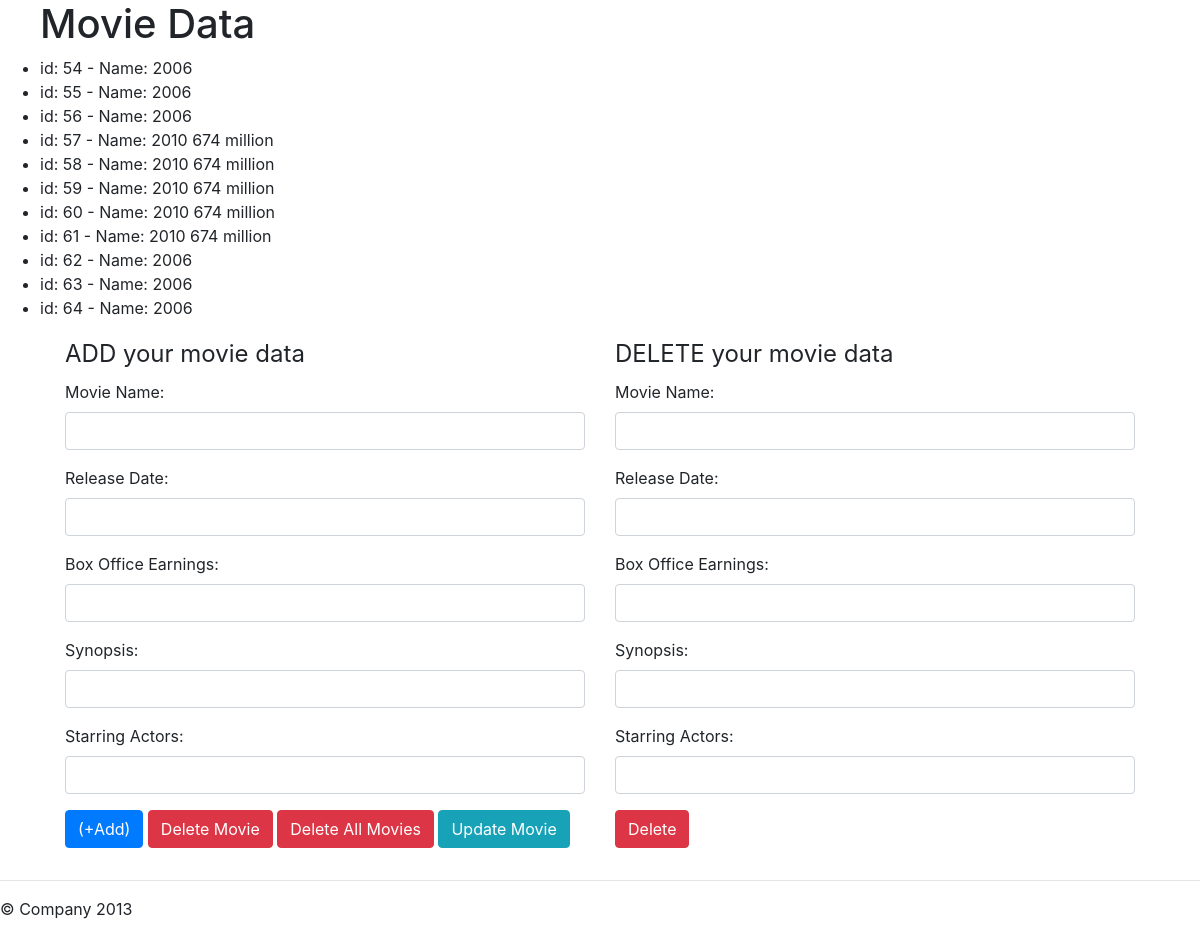
The page /sql-render.php on the database its author committed.
### tables this page shows
CREATE TABLE `movies` (
  `id` int(11) NOT NULL,
  `name` varchar(255) DEFAULT NULL,
  `release_date` varchar(11) DEFAULT NULL,
  `box_office` varchar(11) DEFAULT NULL,
  `synopsis` varchar(255) DEFAULT NULL,
  `starring` varchar(255) DEFAULT NULL
);

### sql-render.php (the view, shortened to what this page needs)
<?php
$servername = 'localhost';
$username = 'root';
$password = '';
$dbname = 'test_php';
$conn = new mysqli($servername, $username, $password, $dbname);
$sql = "SELECT id, name, release_date, box_office FROM movies";
$result = $conn->query($sql);
if ($result->num_rows > 0) {
  echo '<ul>';
  echo '<h1> Movie Data </h1>';
  while($row = $result->fetch_assoc()) {
    echo "<li>id: " . $row["id"]. " - Name: " . $row["release_date"]. " " . $row["box_office"]. "";
  }
  echo "</ul>";
} else {
  echo "0 results";
}
 ?>
 <!DOCTYPE html>
 <html lang="en" dir="ltr">
   <head>
     <link rel="stylesheet" href="https://stackpath.bootstrapcdn.com/bootstrap/4.5.2/css/bootstrap.min.css">
   </head>
   <body>
    <div class="row" style="margin: 0px 50px 0px 50px">
      <div class="col-md-6 col-md-push-3">
        <form role="form" method="post" action="post-data.php" id="contactform">
          <fieldset>
            <legend>ADD your movie data</legend>
            <div class="form-group">
              <label for="name">Movie Name:</label>
              <input type="text" name="movie-name" id="" value="" class="form-control required" role="input" aria-required="true" />
            </div>
            <div class="form-group">
              <label for="phone">Release Date:</label>
              <input type="text" name="release-date" id="" value="" class="form-control required" role="input" aria-required="true" />
            </div>
            <div class="form-group">
              <label for="email">Box Office Earnings:</label>
              <input type="text" name="box-office" id="" value="" class="form-control required email" role="input" aria-required="true" />
            </div>
            <div class="form-group">
              <label for="weburl">Synopsis:</label>
              <input type="text" name="synopsis" id="" value="" class="form-control required url" role="input" aria-required="true" />
            </div>
            <div class="form-group">
              <label for="weburl">Starring Actors:</label>
              <input type="text" name="starring-actors" id="" value="" class="form-control required url" role="input" aria-required="true" />
            </div>
            <div class="actions">
              <input type="submit" value="(+Add)" name="submitData" id="submitButton" class="btn btn-primary" title="" />
              <input type="submit" value="Delete Movie" name="deleteMovie" id="submitButton" class="btn btn-danger" title="" />
              <input type="submit" value="Delete All Movies" name="deleteAllMovies" id="submitButton" class="btn btn-danger" title="" />
              <input type="submit" value="Update Movie" name="update" id="submitButton" class="btn btn-info" title="" />
            </div>
          </fieldset>
        </form>
      </div>
      <div class="col-md-6 col-md-push-3">
        <form role="form" method="post" action="delete-data.php" id="contactform">
          <fieldset>
            <legend>DELETE your movie data</legend>
            <div class="form-group">
              <label for="name">Movie Name:</label>
              <input type="text" name="movie-name" id="" value="" class="form-control required" role="input" aria-required="true" />
            </div>
            <div class="form-group">
              <label for="phone">Release Date:</label>
              <input type="text" name="release-date" id="" value="" class="form-control required" role="input" aria-required="true" />
            </div>
            <div class="form-group">
              <label for="email">Box Office Earnings:</label>
              <input type="text" name="box-office" id="" value="" class="form-control required email" role="input" aria-required="true" />
            </div>
            <div class="form-group">
              <label for="weburl">Synopsis:</label>
              <input type="text" name="synopsis" id="" value="" class="form-control required url" role="input" aria-required="true" />
            </div>
            <div class="form-group">
              <label for="weburl">Starring Actors:</label>
              <input type="text" name="starring-actors" id="" value="" class="form-control required url" role="input" aria-required="true" />
            </div>
            <div class="actions">
              <input type="submit" value="Delete" name="submit" id="submitButton" class="btn btn-danger" title="" />
            </div>
          </fieldset>
        </form>
      </div>
    </div>
      <hr>
      <div class="footer">
        <p>&copy; Company 2013</p>
      </div>
</body>
 </html>

### rows shown on the page
movies: id "54", release_date "2006"
movies: id "55", release_date "2006"
movies: id "56", release_date "2006"
movies: id "57", release_date "2010", box_office "674 million"
movies: id "58", release_date "2010", box_office "674 million"
movies: id "59", release_date "2010", box_office "674 million"
movies: id "60", release_date "2010", box_office "674 million"
movies: id "61", release_date "2010", box_office "674 million"
movies: id "62", release_date "2006"
movies: id "63", release_date "2006"
movies: id "64", release_date "2006"
